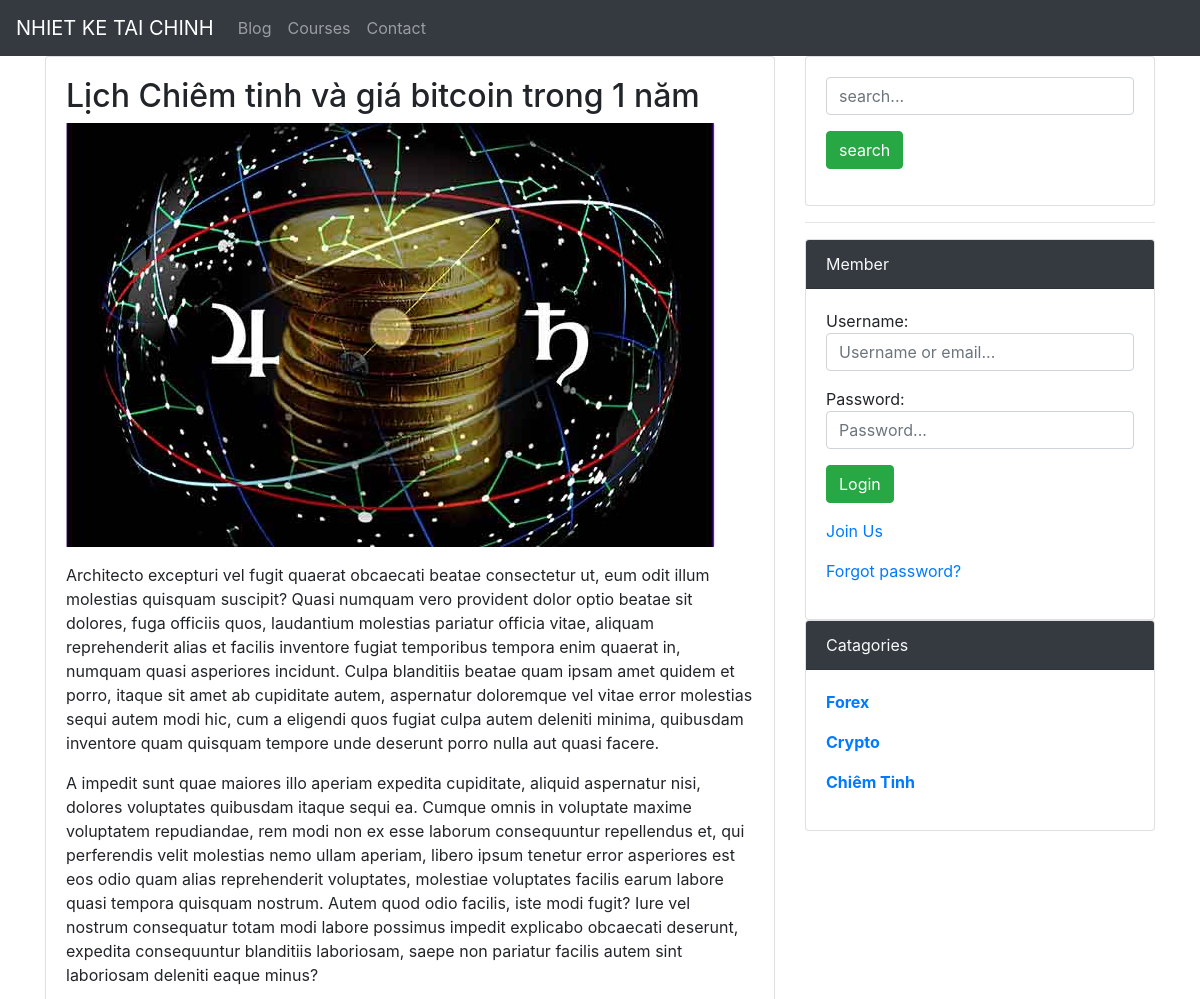
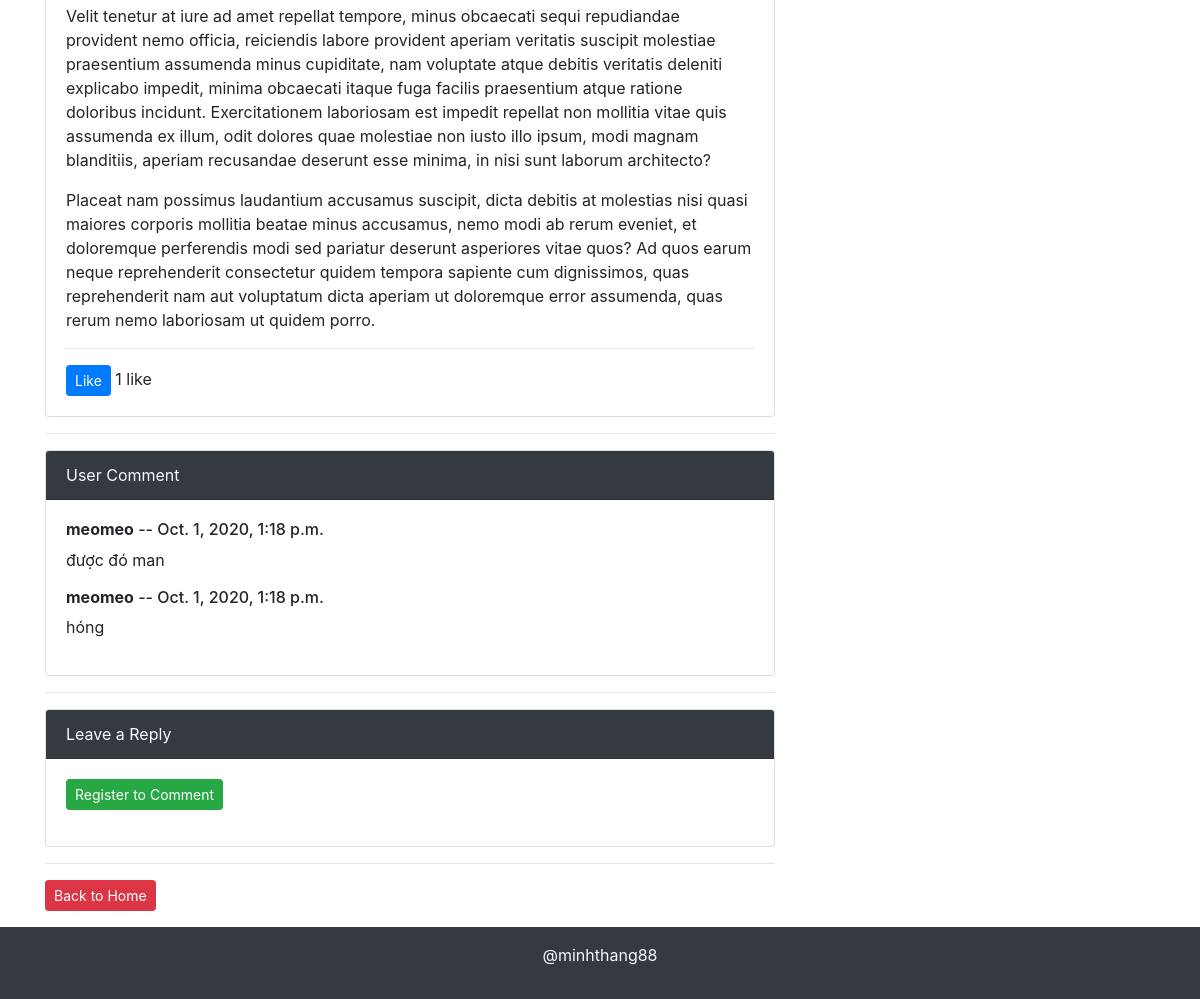
Screenshot of /post/lich-chiem-tinh-va-gia-bitcoin-trong-1-nam with the database file from the repository (2 pictures, top to bottom).
### blog/models.py (models this page shows, shortened)
class PostModel(models.Model):
    title = models.CharField(max_length=255)
    category = models.ForeignKey(Category, on_delete=models.CASCADE, blank=True, null=True)
    image = models.FileField(blank=True, null=True)
    body = models.TextField()
    likes = models.ManyToManyField(User)
    slug = models.SlugField(blank=True, null=True)
    created_at = models.DateTimeField(auto_now_add=True)

class Comment(models.Model):
    post = models.ForeignKey(PostModel, on_delete=models.CASCADE)
    user = models.CharField(max_length=25, blank=True, null=True)
    text = models.TextField()
    status = models.CharField(max_length=25, choices=STATUS, default="inactive")
    created_at = models.DateTimeField(auto_now_add=True)

class Category(models.Model):
    name = models.CharField(max_length=255)
    slug = models.SlugField(unique=True, blank=True, null=True)
    created_at = models.DateTimeField(auto_now_add=True)

### blog/views.py (the view)
# urls.py: path('post/<slug:slug>', PostDetailView.as_view(), name='post'),
class PostDetailView(CategoryMixin, DetailView):
    model = PostModel
    template_name = "blog/post.html"
    def get_context_data(self, **kwargs):
        context = super(PostDetailView, self).get_context_data(**kwargs)
        _slug=self.kwargs["slug"]
        post = PostModel.objects.get(slug=_slug)
        total_likes = post.likes.count()
        liked = False
        if post.likes.filter(username=self.request.user).exists():
            liked = True
        context["liked"] = liked
        context["total_likes"] = total_likes
        comments = Comment.objects.filter(post=post, status="active")
        context["comments"] = comments
        return context

### blog/views.py (called while the page is built)
    def get_context_data(self, *, object_list=None, **kwargs):
        context = super().get_context_data(**kwargs)
        context["categories"] = Category.objects.all()
        return context

### templates/blog/post.html (shortened to what this page needs)
{% extends 'base.html' %}
{% block content %}
<div class="card">
    <div class="card-body">
        <h2>{{ object.title }}</h2>
        <p><img src="/media/{{ object.image }}" alt=""></p>
        <p>{% lorem 4 p random %}</p>
        <hr>
        {% if liked is False %}
        <form action="{% url 'like' object.slug %}" method="get">
            <button class="btn btn-primary btn-sm">Like</button>
            {{ total_likes }} like{{ total_likes|pluralize }}
        </form>
        {% else %}
        <form action="{% url 'like' object.slug %}" method="get">
            <button class="btn btn-primary btn-sm">UnLike</button>
            {{ total_likes }} like{{ total_likes|pluralize }}
        </form>
        {% endif %}
    </div>
</div>
<hr>
{% if comments %}
<div class="card">
    <div class="card-header bg-dark text-light">User Comment</div>
    <div class="card-body">
        {% for comment in comments %}
        <h6><span class="font-weight-bold">{{ comment.user }}</span> -- {{ comment.created_at }}</h6>
        <p>{{ comment.text }}</p>
        {% endfor %}
    </div>
</div>
{% endif %}
<hr>
<div class="card">
    <div class="card-header bg-dark text-light">Leave a Reply</div>
    <div class="card-body">
        {% if not user.is_authenticated %}
        <p><a href="{% url 'register' %}" class="btn btn-success btn-sm">Register to Comment</a></p>
        {% else %}
        <form action="{% url 'comment' object.slug %}" method="post">
            {% csrf_token %}
            <p><input type="text" name="comment" class="form-control" placeholder="text..."></p>
            <p><input type="submit" class="btn btn-dark"></p>
        </form>
        {% endif %}
    </div>
</div>
<hr>
<p><a href="{% url 'posts'%}" class="btn btn-danger btn-sm">Back to Home</a></p>
{% endblock %}

### templates/base.html (shortened to what this page needs)
<!DOCTYPE html>
<html lang="en">
<head>
    <link rel="stylesheet" href="https://maxcdn.bootstrapcdn.com/bootstrap/4.5.2/css/bootstrap.min.css">
</head>
<body>
<nav class="navbar navbar-expand-sm bg-dark navbar-dark">
    <a class="navbar-brand" href="#">NHIET KE TAI CHINH</a>
    <ul class="navbar-nav">
        <li class="nav-item">
            <a class="nav-link" href="{% url 'posts' %}">Blog</a>
        </li>
        <li class="nav-item">
            <a class="nav-link" href="{% url 'course' %}">Courses</a>
        </li>
        <li class="nav-item">
            <a class="nav-link" href="">Contact</a>
        </li>
    </ul>
</nav>
<div class="container">
    <div class="row">
        <div class="col-md-8">
            {% block content %}
            {% endblock %}
        </div>
        <div class="col-md-4">
            <div class="card">
                <div class="card-body">
                    <form action="{% url 'search' %}" method="get">
                        <p><input type="text" name="keyword" placeholder="search..." class="form-control"></p>
                        <p><input type="submit" class="btn btn-success" value="search"></p>
                    </form>
                </div>
            </div>
            <hr>
            {% if not user.is_authenticated %}
            <div class="card">
                <div class="card-header bg-dark text-light">Member</div>
                <div class="card-body">
                    <form action="{% url 'sidebar-login' %}" method="post">
                        <p>Username: <input type="text" name="username" class="form-control"
                                            placeholder="Username or email..."></p>
                        <p>Password: <input type="password" name="password" class="form-control"
                                            placeholder="Password..."></p>
                        <p><input type="submit" class="btn btn-success" value="Login"></p>
                        <p><a href="{% url 'register' %}">Join Us</a></p>
                        <p><a href="">Forgot password?</a></p>
                    </form>
                </div>
            </div>
            {% endif %}
            {% if categories %}
            <div class="card">
                <div class="card-header bg-dark text-light">Catagories</div>
                <div class="card-body">
                    {% for category in categories %}
                    <p><a href="{% url 'post_category' category.slug %}" class="font-weight-bold text-capitalize">{{ category.name }}</a></p>
                    {% endfor %}
                </div>
            </div>
            {% endif %}
        </div>
    </div>
</div>
<div class="container-fluid py-3 bg-dark text-light text-center">
    <p>@minhthang88</p>
</div>
</body>
</html>

### rows the page displays
PostModel: title "Lịch Chiêm tinh và giá bitcoin trong 1 năm", image (picture)
Comment: user "meomeo", created_at "Oct. 1, 2020, 1:18 p.m.", text "được đó man"
Comment: user "meomeo", created_at "Oct. 1, 2020, 1:18 p.m.", text "hóng"
Category: name "Forex"
Category: name "Crypto"
Category: name "Chiêm Tinh"

### other values shown
{{ total_likes }} "1"
